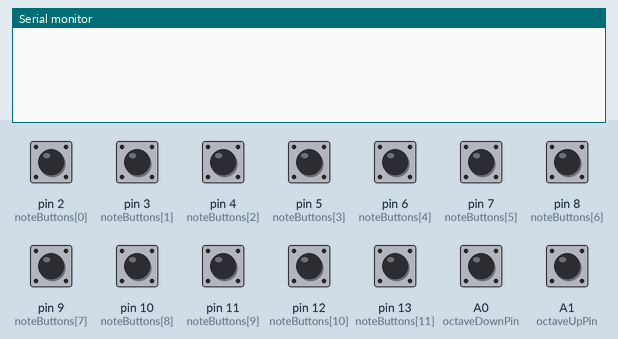
This sketch was run on a simulated Arduino Uno, built with avr-gcc and run on an emulated ATmega328P. On the bench: the last lines printed to the serial monitor. Inputs (shaded band) come from the test bench; at power-on: A0 (octaveDownPin), A1 (octaveUpPin), pin 2 (noteButtons[0]), pin 3 (noteButtons[1]), pin 4 (noteButtons[2]), pin 5 (noteButtons[3]), pin 6 (noteButtons[4]), pin 7 (noteButtons[5]), pin 8 (noteButtons[6]), pin 9 (noteButtons[7]), pin 10 (noteButtons[8]), pin 11 (noteButtons[9]), pin 12 (noteButtons[10]), pin 13 (noteButtons[11]) HIGH. MIDI output is not drawn.

Above: at 1.2 s.
1.3 s: pin 2 (noteButtons[0]) pulled LOW for 0.15 s
At 1.9 s:
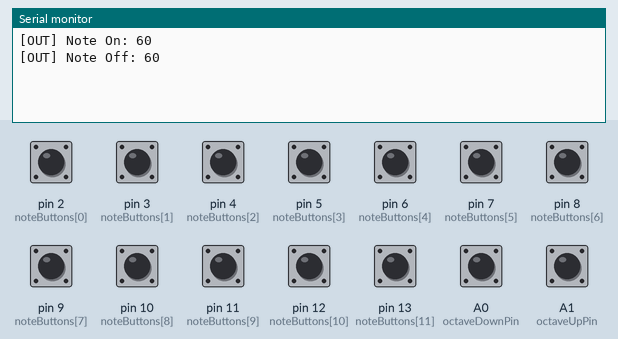
2.9 s: pin 3 (noteButtons[1]) pulled LOW for 0.15 s
At 3.03 s:
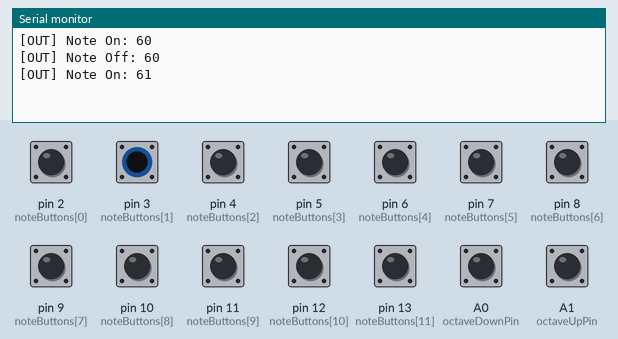
4.5 s: pin 4 (noteButtons[2]) pulled LOW for 0.15 s
At 5.6 s:
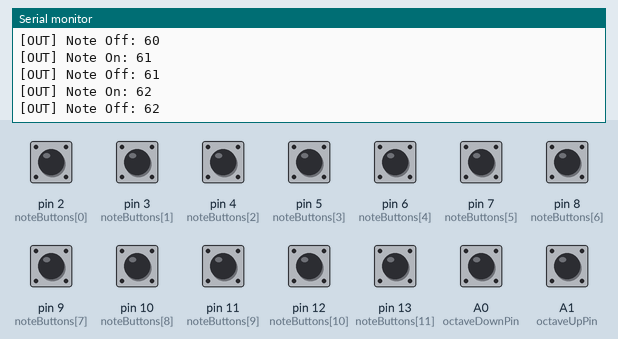
6.1 s: pin 5 (noteButtons[3]) pulled LOW for 0.15 s
At 6.8 s:
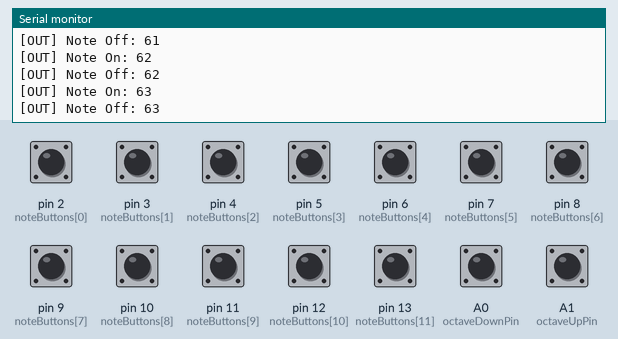
7.7 s: pin 6 (noteButtons[4]) pulled LOW for 0.15 s
At 9.0 s:
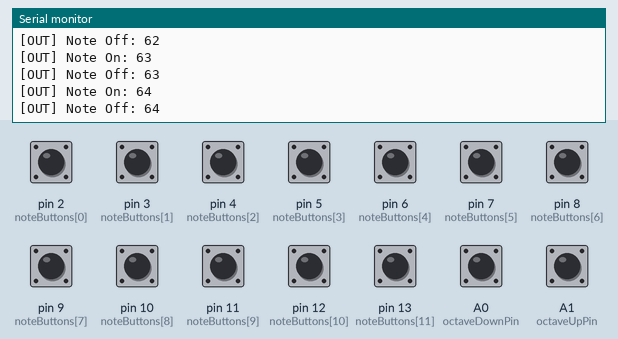
9.3 s: pin 7 (noteButtons[5]) pulled LOW for 0.15 s
At 10.4 s:
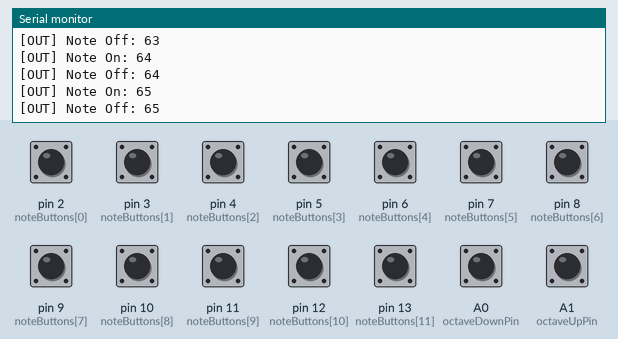

Measured:
- after the input at 1.3 s, the serial monitor: prints a new line at once (image 1)
- after the input at 2.9 s, the serial monitor: prints a new line at once (image 2)
- after the input at 4.5 s, the serial monitor: prints a new line at once (image 3)
- after the input at 6.1 s, the serial monitor: prints a new line at once (image 4)
- after the input at 7.7 s, the serial monitor: prints a new line at once (image 5)
- after the input at 9.3 s, the serial monitor: prints a new line at once (image 6)

The sketch:

MIDIKeyboard.ino
```cpp
// Arduino MIDI Keyboard: 12 Notes + Octave Up/Down with SoftwareSerial MIDI OUT

#include <SoftwareSerial.h>
#include <MIDI.h>

// SoftwareSerial on pins 0 (RX unused) and 1 (TX) for MIDI OUT at 31250 baud
SoftwareSerial midiSerial(0, 1); // RX, TX
MIDI_CREATE_INSTANCE(SoftwareSerial, midiSerial, MIDI);

const int noteButtons[12] = {2, 3, 4, 5, 6, 7, 8, 9, 10, 11, 12,13};
const int octaveUpPin = A1;    // move octave controls off A0/A1
const int octaveDownPin = A0;

int octave = 4;
const int baseNote = 60; // MIDI note for Middle C (C4)
bool lastButtonStates[12];
bool lastOctaveUp = false;
bool lastOctaveDown = false;

void setup() {
  Serial.begin(9600);           // USB serial for debug
  midiSerial.begin(31250);      // MIDI DIN baud rate
  MIDI.begin(MIDI_CHANNEL_OMNI);

  // Initialize button pins
  for (int i = 0; i < 12; i++) {
    pinMode(noteButtons[i], INPUT_PULLUP);
    lastButtonStates[i] = digitalRead(noteButtons[i]);
  }
  pinMode(octaveUpPin, INPUT_PULLUP);
  pinMode(octaveDownPin, INPUT_PULLUP);
}

void loop() {
  // Handle note buttons
  for (int i = 0; i < 12; i++) {
    bool state = digitalRead(noteButtons[i]);
    if (state != lastButtonStates[i]) {
      int note = baseNote + (octave * 12 - 48) + i;
      if (!state) { // pressed
        MIDI.sendNoteOn(note, 127, 1);
        Serial.print("[OUT] Note On: "); Serial.println(note);
      } else {     // released
        MIDI.sendNoteOff(note, 0, 1);
        Serial.print("[OUT] Note Off: "); Serial.println(note);
      }
      lastButtonStates[i] = state;
    }
  }

  // Handle octave up/down
  bool up = digitalRead(octaveUpPin);
  if (!up && !lastOctaveUp) {
    if (octave < 8) octave++;
    Serial.print("[CTRL] Octave Up -> "); Serial.println(octave);
    delay(200);
  }
  lastOctaveUp = up;

  bool down = digitalRead(octaveDownPin);
  if (!down && !lastOctaveDown) {
    if (octave > 1) octave--;
    Serial.print("[CTRL] Octave Down -> "); Serial.println(octave);
    delay(200);
  }
  lastOctaveDown = down;
}
```
